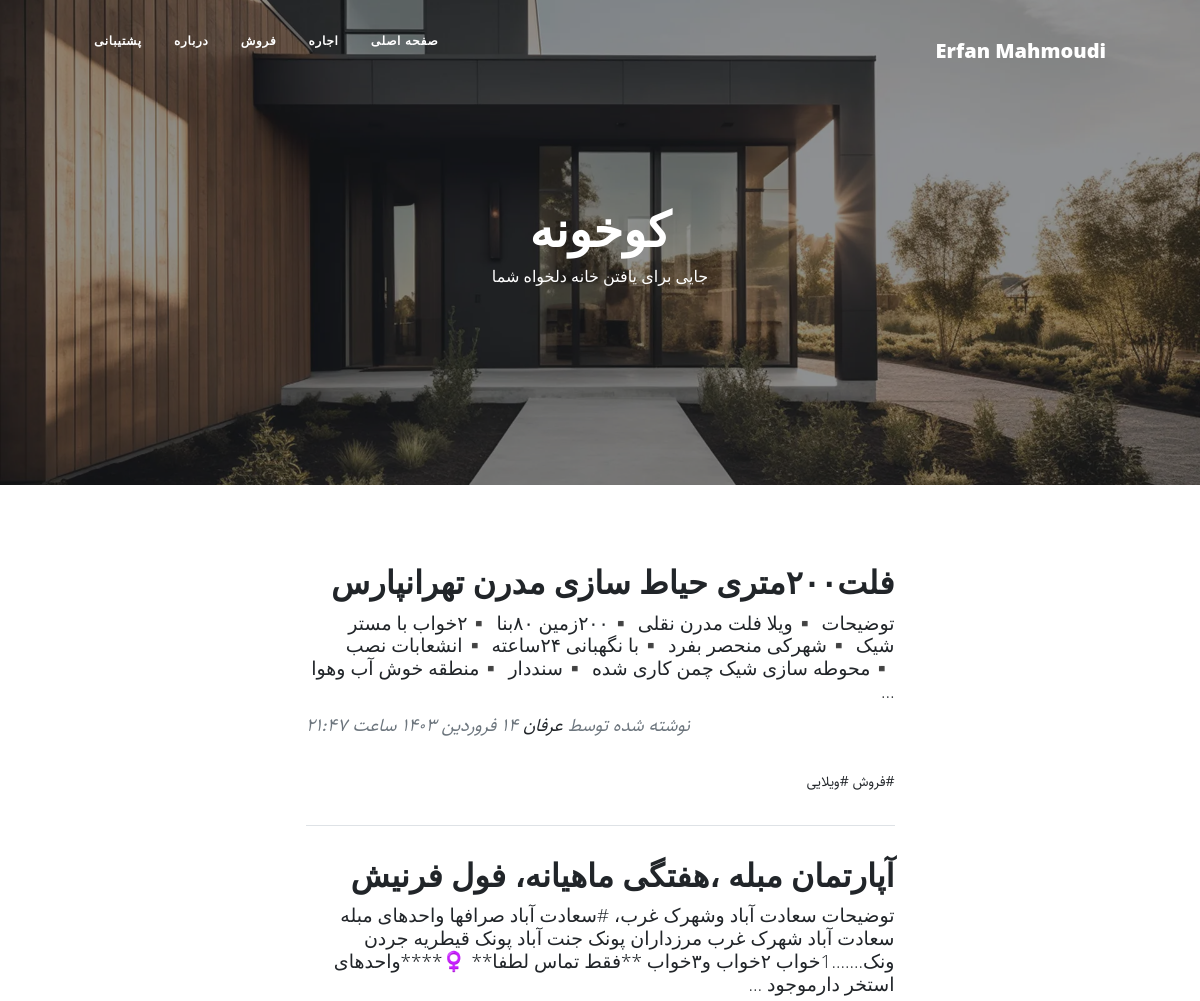
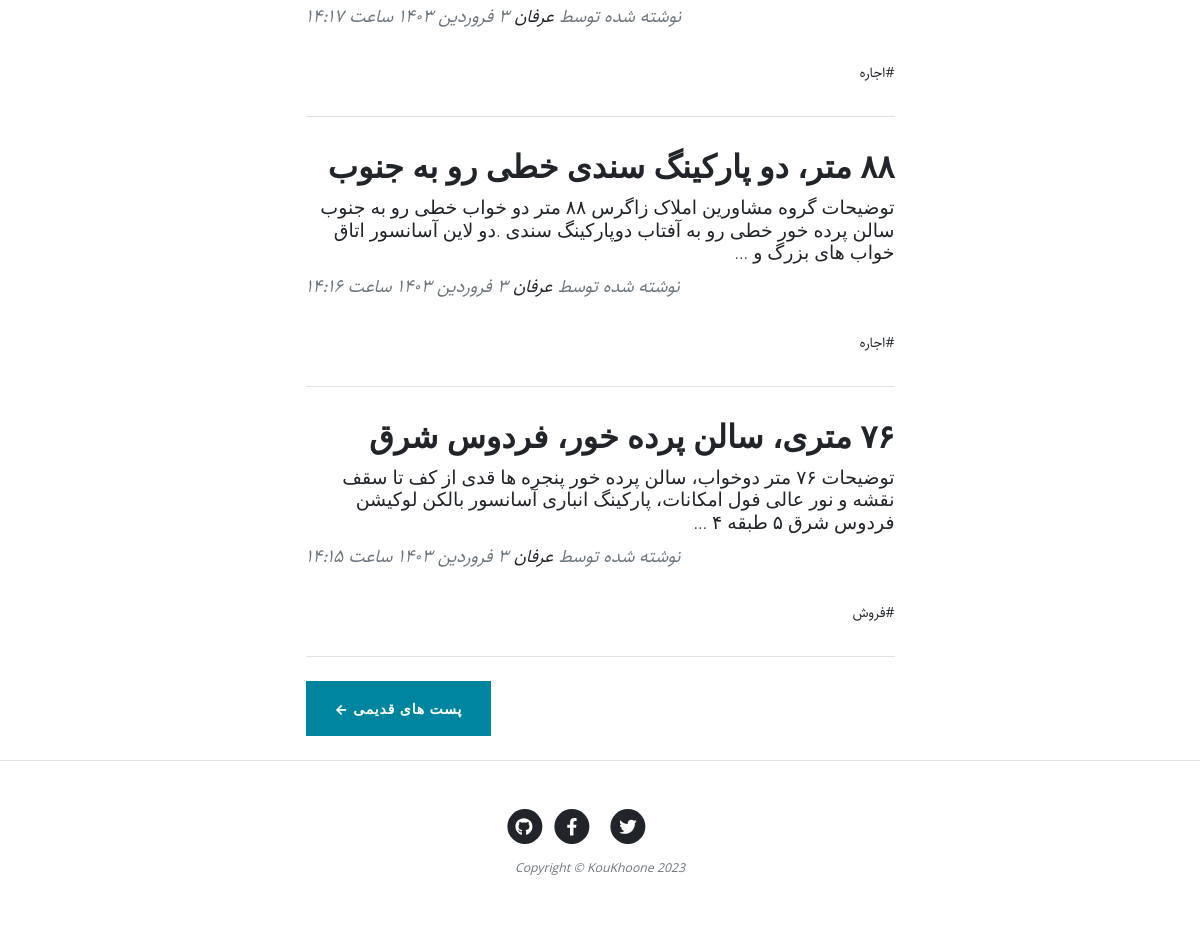
The page / on the database its author committed (2 pictures, top to bottom).
### blog/models.py (models this page shows, shortened)
class category(models.Model):
    parent = models.ForeignKey('self', default = None, null = True, blank = True, on_delete = models.SET_NULL, related_name = 'children', verbose_name = "زیردسته")
    title = models.CharField(max_length= 200, verbose_name = "عنوان دسته‌بندی")
    slug = models.SlugField (max_length = 100, unique=True, verbose_name = "آدرس دسته‌بندی")
    status = models.BooleanField(default = True, verbose_name = "آیا نمایش داده شود؟")
    position = models.IntegerField(verbose_name = "پوزیشن")
    class Meta(object):
        verbose_name = "دسته‌بندی"
        verbose_name_plural = "دسته‌بندی ها"
        ordering = ['parent__id','position']
    objects = CategoryManager()

class Article(models.Model):
    STATUS_CHOICES = (
    ('d', 'پیش نویس'),
    ('p', 'منتشر شده'),
    )
    title = models.CharField(max_length= 200, verbose_name = "عنوان مقاله")
    slug = models.SlugField (max_length = 100, unique=True, verbose_name = "آدرس مقاله")
    author = models.ForeignKey(User, on_delete = models.CASCADE)
    category = models.ManyToManyField(category, verbose_name = "دسته‌بندی", related_name = "articles")
    description = models.TextField (verbose_name = "محتوا")
    thumbnail = models.ImageField (upload_to="images", verbose_name = " تصویر")
    publish = models.DateTimeField (default = timezone.now, verbose_name = "زمان انتشار")
    created = models.DateTimeField (auto_now_add = True, verbose_name = "زمان ساخت")
    updated = models.DateTimeField (auto_now = True)
    status = models.CharField (max_length = 1, choices = STATUS_CHOICES, verbose_name = "وضعیت")
    class Meta(object):
        verbose_name = "مقاله"
        verbose_name_plural = "مقاله ها"
    def jpublish(self):
        return jalali_convertor(self.publish)
    jpublish.short_description = "زمان انتشار"
    def category_published(self):
        return self.category.filter(status = True)
    objects = ArticleManager()

### blog/views.py (the view)
class ArticleList(ListView):
    template_name = "blog/home.html"
    queryset = Article.objects.filter(status="p").order_by('-publish')
    paginate_by = 4

### blog/models.py (called while the page is built)
    def active (self):
        return self.filter(status = True)

### blog/templatetags/base_tags.py (called while the page is built)
@register.simple_tag
def name():
    return "Erfan Mahmoudi"

@register.inclusion_tag("blog/partials/category_navbar.html")
def category_navbar():
    return {
            "category" : category.objects.filter(status=True)
    }

### extentions/jalali.py (called while the page is built)
    def persian_tuple(self):
        return self.persian_year, self.persian_month, self.persian_day

### extentions/utils.py (called while the page is built)
def persian_numbers_convertor(mystr):
    numbers = {
    "0" : "۰",
    "1" : "۱",
    "2" : "۲",
    "3" : "۳",
    "4" : "۴",
    "5" : "۵",
    "6" : "۶",
    "7" : "۷",
    "8" : "۸",
    "9" : "۹",
    }
    for e,p in numbers.items():
        mystr = mystr.replace(e, p)
    return mystr

def jalali_convertor(time):
    time = timezone.localtime(time)
    jmonths = ["فروردین","اردیبهشت","خرداد","تیر","مرداد","شهریور","مهر","آبان","آذر","دی","بهمن","اسفند"]
    time_to_str = "{},{},{}".format(time.year, time.month, time.day)
    time_to_tuple = jalali.Gregorian(time_to_str).persian_tuple()
    time_to_list = list (time_to_tuple)
    for index, month in enumerate(jmonths):
        if time_to_list[1] == index + 1:
            time_to_list[1] = month
            break
    output = "{} {} {} ساعت {}:{}".format(
    time_to_list[2],
    time_to_list[1],
    time_to_list[0],
    time.hour,
    time.minute,
    )
    return persian_numbers_convertor(output)

### blog/templates/blog/home.html (shortened to what this page needs)
{%extends 'blog/base.html'%}
{% load static %}
{% block main %}
<header class="masthead" style="background-image: url('{% static "blog/assets/img/Jewkes-Design_Black-Modern-House.jpg" %}')">
    <div class="container position-relative px-4 px-lg-5">
        <div class="row gx-4 gx-lg-5 justify-content-center">
            <div class="col-md-10 col-lg-8 col-xl-7">
                <div class="site-heading">
                    <h1>کوخونه</h1>
                    <span class="subheading">جایی برای یافتن خانه دلخواه شما</span>
                </div>
            </div>
        </div>
    </div>
</header>
<div class="container px-4 px-lg-5">
    <div class="row gx-4 gx-lg-5 justify-content-center">
        <div class="col-md-10 col-lg-8 col-xl-7">
            {% for article in object_list %}
            <div class="post-preview">
                <a href="{% url 'blog:detail' article.slug %}">
                    <h2 class="post-title">{{article.title}}</h2>
                    <h3 class="post-subtitle">{{article.description|truncatewords:30}}</h3>
                </a>
                <p class="post-meta">
                    نوشته شده توسط
                    <a href="#!">عرفان</a>
                    {{article.jpublish}}
                    <div class="">
                      {% for cat in article.category_published.all %}
                      <a href="{% url 'blog:category' cat.slug %}">#{{cat.title}}</a>
                      {% endfor %}
                    </div>
                </p>
            </div>
            <hr class="my-4" />
            {% endfor %}
            {% if is_paginated %}
              <div class="pager_button d-flex justify-content-end mb-4">
                {% if page_obj.has_next %}
                  <a class="btn btn-primary" href="{% url 'blog:home' page_obj.next_page_number %}">پست های قدیمی &larr;</a>
                {% endif %}
              </div>
            {% endif %}
        </div>
    </div>
</div>
{% endblock %}

### blog/templates/blog/partials/category_navbar.html (shortened to what this page needs)
<div class="collapse navbar-collapse nav" id="navbarResponsive">
    <ul class="navbar-nav ms-auto py-4 py-lg-0">
        <li class="nav-item">
          <a class="nav-link px-lg-3 py-3 py-lg-4" href="{% url 'blog:home' %}">صفحه اصلی</a>
        </li>
        {% for cat in category %}
          {% if cat.parent == None %}
            <li class="nav-item">
              <a class="nav-link px-lg-3 py-3 py-lg-4" href="{% url 'blog:category' cat.slug %}">{{cat.title}}</a>
            </li>
          {% endif %}
        {% endfor %}
        <li class="nav-item"><a class="nav-link px-lg-3 py-3 py-lg-4" href="{% url 'blog:about' %}">درباره</a></li>
        <li class="nav-item"><a class="nav-link px-lg-3 py-3 py-lg-4" href="{% url 'blog:contact' %}">پشتیبانی</a></li>
    </ul>
</div>

### blog/static/blog/css/rtl.css (style rules this page uses)
body { font-family: "Sahel"; direction: rtl; text-align: right; font-size: 14px; }
.navbar-nav { margin-left: initial !important; margin-right: auto; }
.post-meta { text-align: left; }
.pager_button { float: left !important; }
header.masthead .site-heading h1 { font-size: 3rem !important; }
header.masthead .page-heading .subheading, header.masthead .site-heading .subheading { font-size: 1rem !important; }
.post-title { font-size: 32px !important; }
.post-subtitle { font-size: 19px !important; }
.nav ul { padding-right: : 0; }
.nav ul li { border-bottom: none; height: 86px; line-height: :86px; font-size: 14px; display: inline-block; float: left; margin: 0 auto; }
.nav ul li a { text-decoration: none; color: #000000; display: block; transition: .3s background-color; padding:0 24px; }
.nav a { bordor-bottom:none; }

### rows shown on the page
category: title "اجاره"
category: title "فروش"
Article: title "فلت۲۰۰متری حیاط سازی مدرن تهرانپارس", description "توضیحات ‌▪️ویلا فلت مدرن نقلی ▪️۲۰۰زمین ۸۰بنا ▪️۲خواب با مستر شیک ▪️شهرکی منحصر بفرد ▪️با نگهبانی ۲۴ساعته ▪️انشعابات نصب ▪️محوطه سازی شیک چمن کاری شده ▪️سنددار ▪️منطقه خوش آب وهوا …", jpublish "۱۴ فروردین ۱۴۰۳ ساعت ۲۱:۴۷"
category: title "ویلایی"
Article: title "آپارتمان مبله ،هفتگی ماهیانه، فول فرنیش", description "توضیحات سعادت آباد وشهرک غرب، #سعادت آباد صرافها واحدهای مبله سعادت آباد شهرک غرب مرزداران پونک جنت آباد پونک قیطریه جردن ونک.......1خواب ۲خواب و۳خواب **فقط تماس لطفا** ‍♀️****واحدهای استخر دارموجود …", jpublish "۳ فروردین ۱۴۰۳ ساعت ۱۴:۱۷"
Article: title "۸۸ متر، دو پارکینگ سندی خطی رو به جنوب", description "توضیحات گروه مشاورین املاک زاگرس ۸۸ متر دو خواب خطی رو به جنوب سالن پرده خور خطی رو به آفتاب دوپارکینگ سندی .دو لاین آسانسور اتاق خواب های بزرگ و …", jpublish "۳ فروردین ۱۴۰۳ ساعت ۱۴:۱۶"
Article: title "۷۶ متری، سالن پرده خور، فردوس شرق", description "توضیحات ۷۶ متر دوخواب، سالن پرده خور پنجره ها قدی از کف تا سقف نقشه و نور عالی فول امکانات، پارکینگ انباری آسانسور بالکن لوکیشن فردوس شرق ۵ طبقه ۴ …", jpublish "۳ فروردین ۱۴۰۳ ساعت ۱۴:۱۵"
